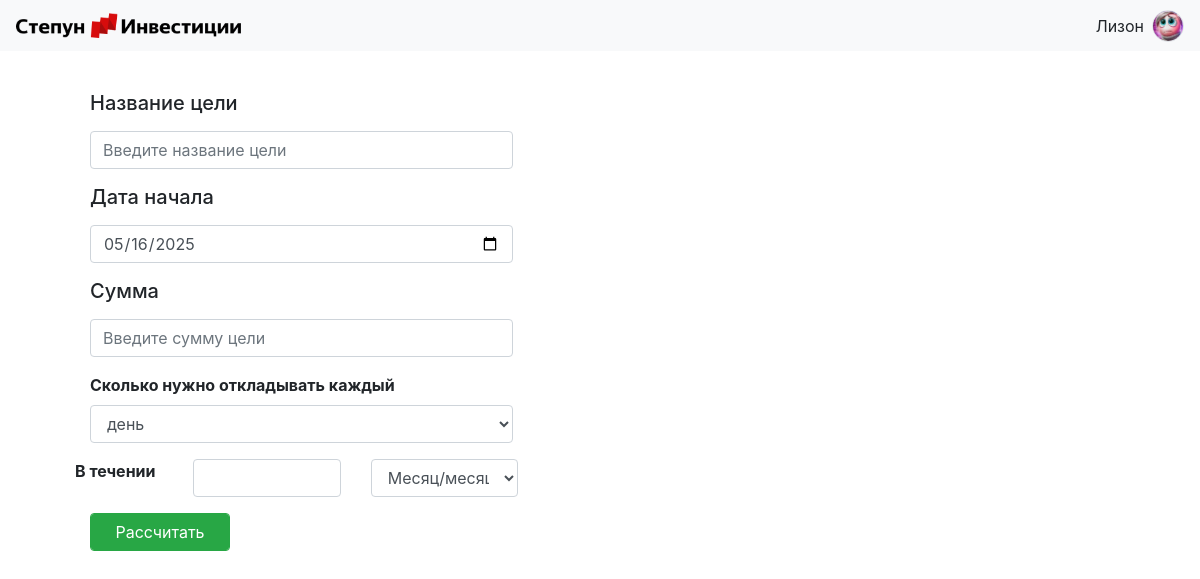
The page /savings (signed in) on the database its author committed.
### data/users.py (models this page shows, shortened)
class User(SqlAlchemyBase, UserMixin):
    __tablename__ = 'users'
    id = sqlalchemy.Column(sqlalchemy.Integer, primary_key=True, autoincrement=True)
    username = sqlalchemy.Column(sqlalchemy.String, nullable=True, unique=True)
    password_hash = sqlalchemy.Column(sqlalchemy.String, nullable=True)
    email = sqlalchemy.Column(sqlalchemy.String, index=True, unique=True, nullable=True)
    created_date = sqlalchemy.Column(sqlalchemy.DateTime, default=datetime.datetime.now)
    image_path = sqlalchemy.Column(sqlalchemy.String, nullable=False, default='avatars/default_image.jpg')
    operations = orm.relationship("Operation", back_populates='user')
    categories = orm.relationship("Category", back_populates='user')

### server.py (the view, shortened to what this page needs)
@app.route('/savings', methods=['POST', 'GET'])
@login_required
def saving_cal_page():
    form = SavingsCalculatorForm()
    is_table = False
    return render_template("savings_calculator.html", form=form, title="Калькулятор сохранений",
                           is_table=is_table)

### forms/save_calc.py
class SavingsCalculatorForm(FlaskForm):
    name = StringField("Название цели", validators=[DataRequired()])
    date = DateTimeField("Дата начала", default=datetime.datetime.now, format='%Y-%m-%d')
    amount = IntegerField("Сумма", validators=[DataRequired(), NumberRange(min=1)])
    payment_type = SelectField("Сколько нужно откладывать каждый",
                               choices=[("day", "день"), ("week", "неделю"), ("month", "месяц")],
                               validators=[DataRequired()])
    quantity = IntegerField("В течении", validators=[DataRequired(), NumberRange(min=1)])
    type_repayment = SelectField(choices=[("month", "Месяц/месяцев"), ("year", "Год/лет")], validators=[DataRequired()])
    submit = SubmitField("Рассчитать")

### data/db_session.py (called while the page is built)
def create_session() -> Session:
    global __factory
    return __factory()

### server.py (called while the page is built)
@login_manager.user_loader
def load_user(user_id):
    db_sess = db_session.create_session()
    return db_sess.query(User).get(user_id)

### templates/savings_calculator.html (shortened to what this page needs)
{% extends "base.html" %}
{% block content %}
<div class="container">
    <div class="row">
        <div class="col-md-8">
            <form method="post" role="form">
                <div class="container">
                    <br>
                    <div class="form-group col-md-8">
                        <h5>{{ form.name.label }}</h5>
                        {{ form.name(class="form-control", type="text", placeholder="Введите название цели") }}
                    </div>
                </div>
                <div class="container">
                    <div class="form-group col-md-8">
                        <h5>{{ form.date.label }}</h5>
                        {{ form.date(class="form-control", type="date") }}
                    </div>
                </div>
                <div class="container">
                    <div class="form-group col-md-8">
                        <h5>{{ form.amount.label() }}</h5>
                         {{ form.amount(class="form-control", type="number", placeholder="Введите сумму цели") }}
                    </div>
                </div>
                <div class="container">
                    <div class="form-group col-md-8">
                        <b>{{ form.payment_type.label() }} </b>
                            {{form.payment_type(class="form-control", type="number")}}
                    </div>
                </div>
                <div class="container">
                    <div class="row">
                        <div class="form-group col-md-2">
                            <b>{{ form.quantity.label() }} </b>
                        </div>
                        <div class="form-group col-md-3">
                            {{ form.quantity(class="form-control", type="number")}}
                        </div>
                        <div class="form-group col-md-3">
                            {{ form.type_repayment(class="form-control", type="checkbox")}}
                        </div>
                    </div>
                </div>
                <div class="container">
                    <div class="form-group col-md-3">
                        {{ form.submit(class="btn btn-success form-control", type="submit")}}
                    </div>
            </div>
            </form>
        </div>
{% endblock %}

### templates/base.html (shortened to what this page needs)
<!doctype html>
<html lang="en">
<head>
    <link rel="stylesheet"
          href="https://stackpath.bootstrapcdn.com/bootstrap/4.4.1/css/bootstrap.min.css"
>
    <link rel="stylesheet" href="https://cdn.jsdelivr.net/npm/flatpickr/dist/flatpickr.min.css">
</head>
<body>
<header>
    <nav class="navbar navbar-light bg-light justify-content-between px-3">
        <a class="navbar-brand d-flex align-items-center" href="/">
            <img src="{{ url_for('static', filename='logo.png') }}" width="225" height="25" class="mr-2" alt="Logo">
        </a>
        {% if current_user.is_authenticated %}
            <div class="d-flex align-items-center">
                <span class="mr-2">{{ current_user.username }}</span>
                <a href="/profile">
                    <img src="{{ url_for('static', filename=current_user.image_path) }}"
                         width="32" height="32" class="rounded-circle border"
                         style="object-fit: cover;" alt="Аватар">
                </a>
            </div>
        {% else %}
            <div>
                <a class="btn btn-primary" href="/register">Зарегистрироваться</a>
                <a class="btn btn-success" href="/login">Войти</a>
            </div>
        {% endif %}
    </nav>
</header>
<main role="main" class="container mt-3">
    {% block content %}{% endblock %}
</main>
</body>
</html>

### rows shown on the page
User: username "Лизон", image_path (picture)
